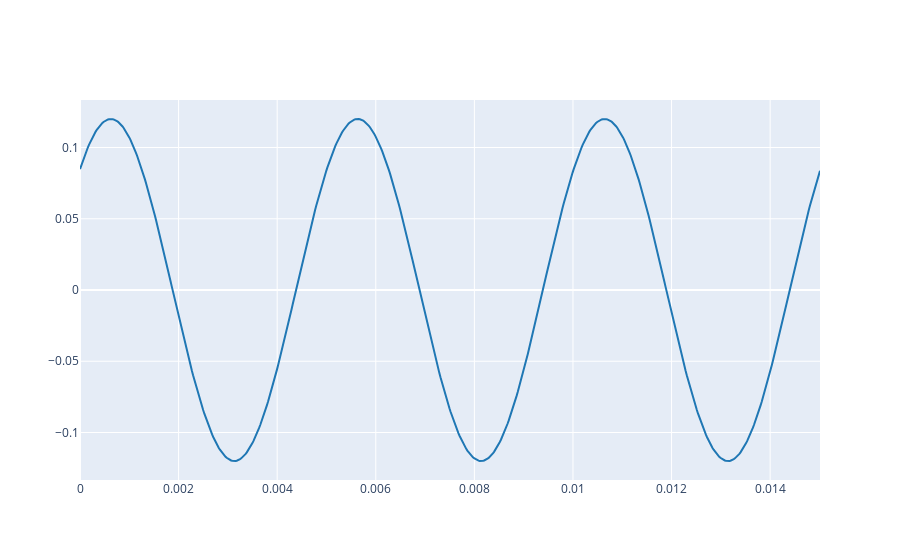

The notebook cell this image was saved under:
### Markdown cell above
2.1. Define a complex exponential with the same parameters that those from Lab 1 (Ex 3.1) and plot the real part.

### Code cell
# Write the code here


A = 0.12
f0 = 200
fs = 44100
phi = -np.pi/4
t = np.arange(0.440, 0.455, 1.0/fs)
x = A * np.exp(1j*(2*f0*np.pi*t + phi))
plot_signals([np.real(x)], fs, name = "real")

### Figure 1 — Plotly figure (JSON) as saved in the notebook; plotly's stock layout.template omitted (floating-point values rounded to 4 significant figures; data arrays with more than 128 entries replaced by an {"elided": "..."} marker saying what was removed)
{"data": [{"line": {"color": "#1f77b4", "shape": "linear"}, "mode": "lines", "name": "real 0", "type": "scatter", "x": {"elided": "662 float values"}, "y": {"elided": "662 float values"}}], "layout": {}}
